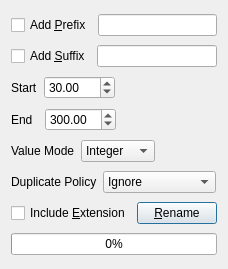
<?xml version="1.0" encoding="UTF-8"?>
<ui version="4.0">
 <class>Rename</class>
 <widget class="QDialog" name="Rename">
  <property name="geometry">
   <rect>
    <x>0</x>
    <y>0</y>
    <width>215</width>
    <height>269</height>
   </rect>
  </property>
  <property name="windowTitle">
   <string>Rename</string>
  </property>
  <property name="windowIcon">
   <iconset resource="Res/res.qrc">
    <normaloff>:/font_32x32.png</normaloff>:/font_32x32.png</iconset>
  </property>
  <layout class="QVBoxLayout" name="verticalLayout">
   <item>
    <layout class="QHBoxLayout" name="horizontalLayout_7">
     <item>
      <widget class="QCheckBox" name="checkPrefix">
       <property name="text">
        <string>Add &amp;Prefix</string>
       </property>
      </widget>
     </item>
     <item>
      <widget class="QLineEdit" name="linePrefix"/>
     </item>
    </layout>
   </item>
   <item>
    <layout class="QHBoxLayout" name="horizontalLayout_8">
     <item>
      <widget class="QCheckBox" name="checkSuffix">
       <property name="text">
        <string>Add &amp;Suffix</string>
       </property>
      </widget>
     </item>
     <item>
      <widget class="QLineEdit" name="lineSuffix"/>
     </item>
    </layout>
   </item>
   <item>
    <layout class="QHBoxLayout" name="horizontalLayout_5">
     <item>
      <widget class="QLabel" name="label">
       <property name="text">
        <string>Start</string>
       </property>
      </widget>
     </item>
     <item>
      <widget class="QDoubleSpinBox" name="dblStart">
       <property name="toolTip">
        <string>&lt;html&gt;&lt;head/&gt;&lt;body&gt;&lt;p&gt;&lt;span style=&quot; font-weight:600;&quot;&gt;Initial Value&lt;/span&gt;&lt;/p&gt;&lt;/body&gt;&lt;/html&gt;</string>
       </property>
       <property name="maximum">
        <double>1000.000000000000000</double>
       </property>
       <property name="value">
        <double>30.000000000000000</double>
       </property>
      </widget>
     </item>
     <item>
      <spacer name="horizontalSpacer_4">
       <property name="orientation">
        <enum>Qt::Horizontal</enum>
       </property>
       <property name="sizeHint" stdset="0">
        <size>
         <width>40</width>
         <height>20</height>
        </size>
       </property>
      </spacer>
     </item>
    </layout>
   </item>
   <item>
    <layout class="QHBoxLayout" name="horizontalLayout_6">
     <item>
      <widget class="QLabel" name="label_2">
       <property name="text">
        <string>End  </string>
       </property>
      </widget>
     </item>
     <item>
      <widget class="QDoubleSpinBox" name="dblEnd">
       <property name="toolTip">
        <string>&lt;html&gt;&lt;head/&gt;&lt;body&gt;&lt;p&gt;&lt;span style=&quot; font-weight:600;&quot;&gt;Final Value&lt;/span&gt;&lt;/p&gt;&lt;/body&gt;&lt;/html&gt;</string>
       </property>
       <property name="decimals">
        <number>2</number>
       </property>
       <property name="maximum">
        <double>1000.000000000000000</double>
       </property>
       <property name="value">
        <double>300.000000000000000</double>
       </property>
      </widget>
     </item>
     <item>
      <spacer name="horizontalSpacer_5">
       <property name="orientation">
        <enum>Qt::Horizontal</enum>
       </property>
       <property name="sizeHint" stdset="0">
        <size>
         <width>40</width>
         <height>20</height>
        </size>
       </property>
      </spacer>
     </item>
    </layout>
   </item>
   <item>
    <layout class="QHBoxLayout" name="horizontalLayout">
     <item>
      <widget class="QLabel" name="labelMode">
       <property name="text">
        <string>Value Mode</string>
       </property>
      </widget>
     </item>
     <item>
      <widget class="QComboBox" name="comboMode">
       <property name="toolTip">
        <string>&lt;html&gt;&lt;head/&gt;&lt;body&gt;&lt;p&gt;&lt;span style=&quot; font-weight:600;&quot;&gt;Value Mode&lt;/span&gt;&lt;/p&gt;&lt;p&gt;Set whether to include integer or full values&lt;/p&gt;&lt;/body&gt;&lt;/html&gt;</string>
       </property>
       <item>
        <property name="text">
         <string>Integer</string>
        </property>
       </item>
       <item>
        <property name="text">
         <string>Decimal</string>
        </property>
       </item>
      </widget>
     </item>
     <item>
      <spacer name="horizontalSpacer">
       <property name="orientation">
        <enum>Qt::Horizontal</enum>
       </property>
       <property name="sizeHint" stdset="0">
        <size>
         <width>40</width>
         <height>20</height>
        </size>
       </property>
      </spacer>
     </item>
    </layout>
   </item>
   <item>
    <layout class="QHBoxLayout" name="horizontalLayout_2">
     <item>
      <widget class="QLabel" name="labelDuplicatePolicy">
       <property name="text">
        <string>Duplicate Policy</string>
       </property>
      </widget>
     </item>
     <item>
      <widget class="QComboBox" name="comboDuplicatePolicy">
       <property name="toolTip">
        <string>&lt;html&gt;&lt;head/&gt;&lt;body&gt;&lt;p&gt;&lt;span style=&quot; font-weight:600;&quot;&gt;Duplicate Policy&lt;/span&gt;&lt;/p&gt;&lt;p&gt;Set the default handling of duplicate filenames&lt;/p&gt;&lt;/body&gt;&lt;/html&gt;</string>
       </property>
       <item>
        <property name="text">
         <string>Ignore</string>
        </property>
       </item>
       <item>
        <property name="text">
         <string>Add 'i' tag </string>
        </property>
       </item>
       <item>
        <property name="text">
         <string>Add 'u' &amp; 'i' tags</string>
        </property>
       </item>
      </widget>
     </item>
     <item>
      <spacer name="horizontalSpacer_2">
       <property name="orientation">
        <enum>Qt::Horizontal</enum>
       </property>
       <property name="sizeHint" stdset="0">
        <size>
         <width>40</width>
         <height>20</height>
        </size>
       </property>
      </spacer>
     </item>
    </layout>
   </item>
   <item>
    <layout class="QHBoxLayout" name="horizontalLayout_3">
     <item>
      <widget class="QCheckBox" name="checkExtension">
       <property name="toolTip">
        <string>&lt;html&gt;&lt;head/&gt;&lt;body&gt;&lt;p&gt;&lt;span style=&quot; font-weight:600;&quot;&gt;Extension&lt;/span&gt;&lt;/p&gt;&lt;p&gt;Appends the file extension to the end of the renamed file path&lt;/p&gt;&lt;/body&gt;&lt;/html&gt;</string>
       </property>
       <property name="text">
        <string>Include &amp;Extension</string>
       </property>
      </widget>
     </item>
     <item>
      <spacer name="horizontalSpacer_3">
       <property name="orientation">
        <enum>Qt::Horizontal</enum>
       </property>
       <property name="sizeHint" stdset="0">
        <size>
         <width>40</width>
         <height>20</height>
        </size>
       </property>
      </spacer>
     </item>
     <item>
      <widget class="QPushButton" name="pushRename">
       <property name="toolTip">
        <string>&lt;html&gt;&lt;head/&gt;&lt;body&gt;&lt;p&gt;&lt;span style=&quot; font-weight:600;&quot;&gt;Rename&lt;/span&gt;&lt;/p&gt;&lt;p&gt;Rename image sequence&lt;/p&gt;&lt;/body&gt;&lt;/html&gt;</string>
       </property>
       <property name="text">
        <string>&amp;Rename</string>
       </property>
       <property name="icon">
        <iconset resource="Res/res.qrc">
         <normaloff>:/cog_32x32.png</normaloff>:/cog_32x32.png</iconset>
       </property>
       <property name="shortcut">
        <string>Ctrl+R</string>
       </property>
      </widget>
     </item>
    </layout>
   </item>
   <item>
    <widget class="QProgressBar" name="progressBar">
     <property name="value">
      <number>0</number>
     </property>
     <property name="textVisible">
      <bool>true</bool>
     </property>
    </widget>
   </item>
  </layout>
 </widget>
 <resources>
  <include location="Res/res.qrc"/>
 </resources>
 <connections/>
</ui>
